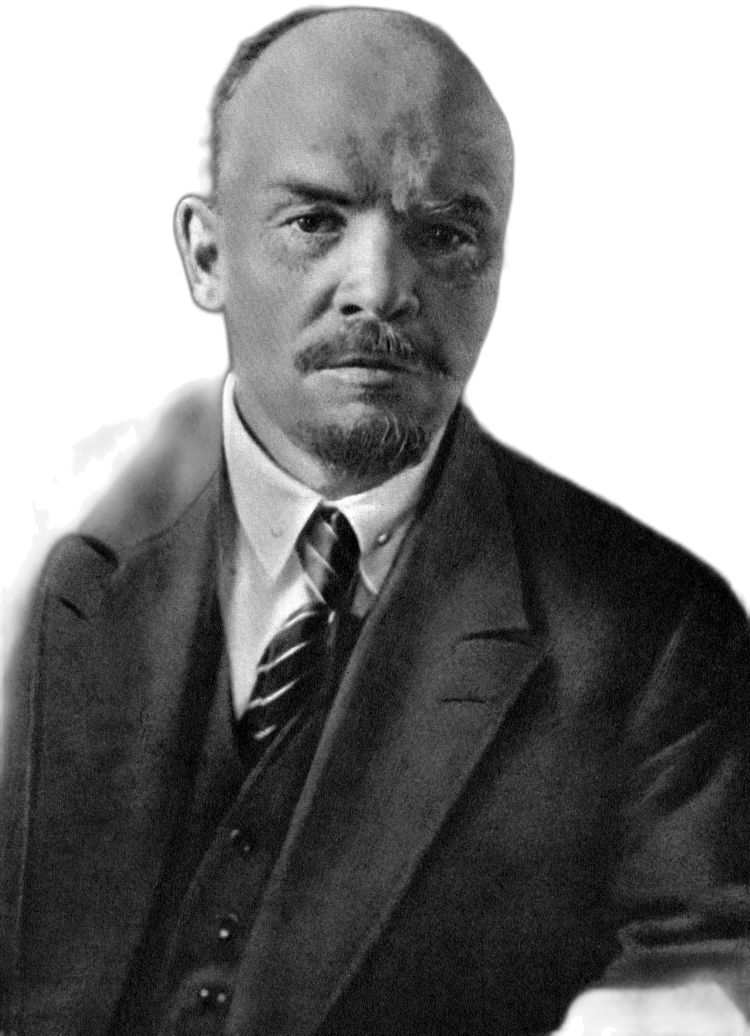
#> input picture archive/assets_unused/lenin_cutout.png, 1500 x 2071 px, found by its file name (shown at 1/2 size)
$ python refine_lenin.py
#> lines starting #> are read from the running program, lines starting #| are printed output that depends on the picture; after the words box and inside, x2 and y2 are one past the last pixel; in counts of white or black regions, pixels touching at a corner belong together
# -*- coding: utf-8 -*-
"""Làm sạch silhouette Lenin và tạo lại phiên bản warm/gold."""
import sys
from pathlib import Path

import numpy as np
from PIL import Image, ImageFilter
from scipy import ndimage

try:
    sys.stdout.reconfigure(encoding="utf-8", errors="replace")
except Exception:
    pass

ROOT = Path(__file__).resolve().parent.parent
ASSETS = ROOT / "assets"
SRC = ASSETS / "lenin_cutout.png"


def colorize(gray, stops):
    stops = sorted(stops)
    def lut(idx):
        out = []
        for i in range(256):
            t = i / 255
            if t <= stops[0][0]:
                out.append(stops[0][1][idx])
                continue
            if t >= stops[-1][0]:
                out.append(stops[-1][1][idx])
                continue
            for (p0, c0), (p1, c1) in zip(stops, stops[1:]):
                if p0 <= t <= p1:
                    k = (t - p0) / max(1e-6, p1 - p0)
                    out.append(round(c0[idx] + (c1[idx] - c0[idx]) * k))
                    break
        return out
    return Image.merge("RGB", (gray.point(lut(0)), gray.point(lut(1)), gray.point(lut(2))))


def clean_alpha(im):
    alpha = np.array(im.getchannel("A"))
    mask = alpha > 24

    # giữ thành phần lớn nhất (bỏ mảng nền/ghế rời)
    labels, count = ndimage.label(mask)
    if count > 1:
        sizes = ndimage.sum(mask, labels, range(1, count + 1))
        mask = labels == (1 + int(np.argmax(sizes)))
        print(f"  bỏ {count - 1} mảnh rời")

    # đóng các lỗ nhỏ, mở để cắt cầu nối mảnh
    mask = ndimage.binary_closing(mask, structure=np.ones((5, 5)), iterations=2)
    mask = ndimage.binary_opening(mask, structure=np.ones((3, 3)), iterations=2)

    soft = ndimage.gaussian_filter(mask.astype(np.float32), 1.6)
    soft = np.clip(soft * 255 * 1.08, 0, 255).astype(np.uint8)
    im.putalpha(Image.fromarray(soft))
    return im


def with_glow(im, color=(210, 160, 78), strength=0.20, blur=7):
    pad = 24
    canvas = Image.new("RGBA", (im.width + pad * 2, im.height + pad * 2), (0, 0, 0, 0))
    edge = im.getchannel("A").filter(ImageFilter.GaussianBlur(blur))
    edge = edge.point(lambda v: int(v * strength))
    alpha = Image.new("L", canvas.size, 0)
    alpha.paste(edge, (pad, pad))
    glow = Image.new("RGBA", canvas.size, color + (0,))
    glow.putalpha(alpha)
    canvas.alpha_composite(glow)
    canvas.alpha_composite(im, (pad, pad))
    return canvas


def checker(im):
    tile = 24
    bg = Image.new("RGB", im.size, (210, 210, 210))
    px = bg.load()
    for y in range(0, im.height, tile):
        for x in range(0, im.width, tile):
            if (x // tile + y // tile) % 2:
                for yy in range(y, min(y + tile, im.height)):
                    for xx in range(x, min(x + tile, im.width)):
                        px[xx, yy] = (170, 170, 170)
    bg = bg.convert("RGBA")
    bg.alpha_composite(im)
    return bg


def main():
    im = Image.open(SRC).convert("RGBA")
#> im is the input picture: PIL image 1500x2071 RGBA; mean R, G, B, A 44, 44, 44, 170.2
    print(f"nguồn: {im.size}")
#| nguồn: (1500, 2071)
    im = clean_alpha(im)
#> in clean_alpha, `mask = alpha > 24`:
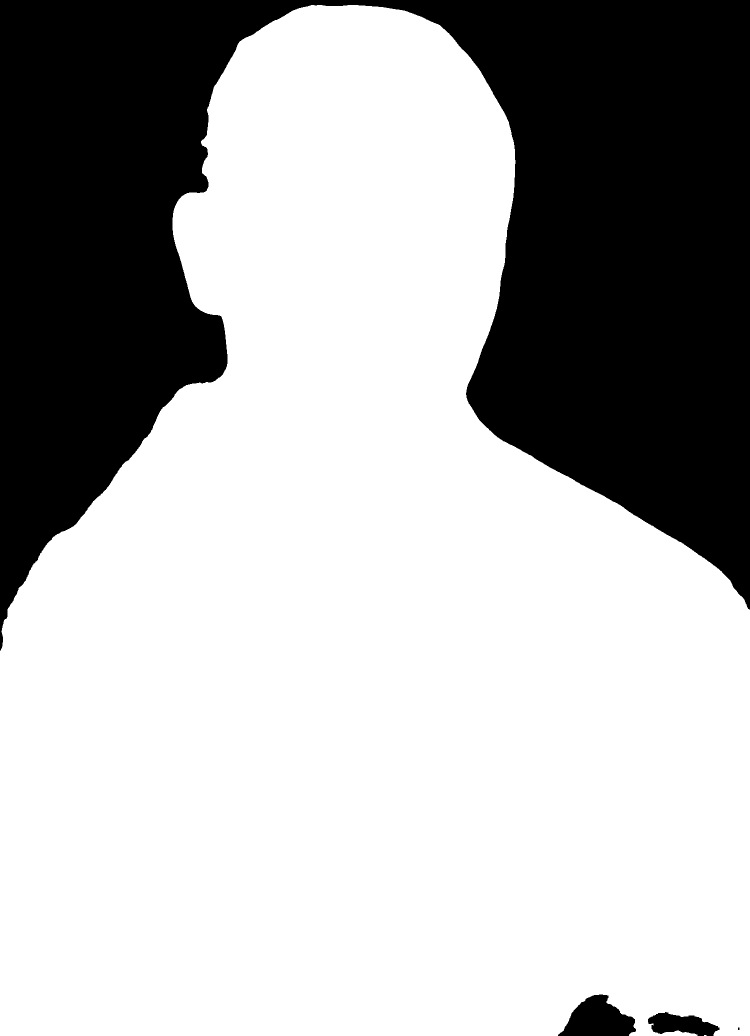
#> mask: shape (2071, 1500) bool (shown at 1/2 size); 69.1% white; 4 black regions (1 under 20 px), largest, box (x1, y1, x2, y2) and area: (0, 0, 1500, 1301) 946219, (1116, 1989, 1272, 2071) 8174, (1296, 2024, 1439, 2071) 4301
#> in clean_alpha, `labels, count = ndimage.label(mask)`:
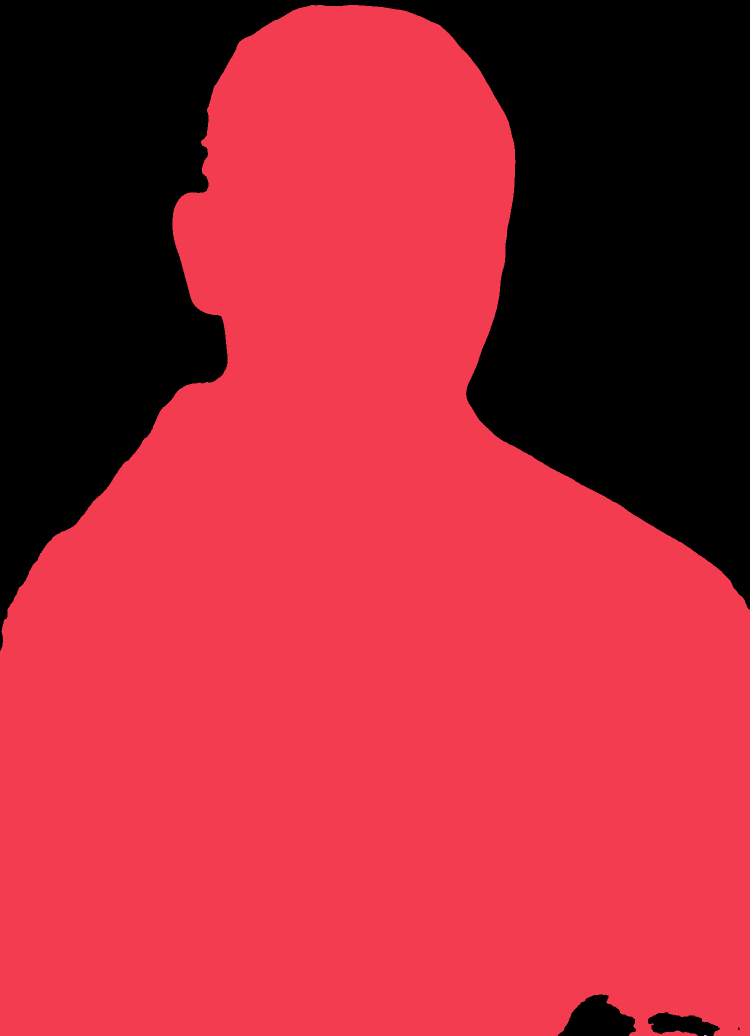
#> labels: shape (2071, 1500) int32 (shown at 1/2 size); 3 distinct labels, from 0 to 2; one colour per label, 0 black
#> in clean_alpha, `labels, count = ndimage.label(mask)`: count = 2
#> in clean_alpha, `sizes = ndimage.sum(mask, labels, range(1, count + 1))`: sizes = [2147786, 5]
#> in clean_alpha, `mask = labels == (1 + int(np.argmax(sizes)))`: mask: shape (2071, 1500) bool; 69.1% white; 4 black regions (1 under 20 px), largest, box (x1, y1, x2, y2) and area: (0, 0, 1500, 1301) 946219, (1116, 1989, 1272, 2071) 8174, (1296, 2024, 1439, 2071) 4306
#|   bỏ 1 mảnh rời
#> in clean_alpha, `mask = ndimage.binary_closing(mask, structure=np.ones((5, 5)), iterati..`: mask: shape (2071, 1500) bool; 68.8% white; 1 black region, box (x1, y1, x2, y2) and area: (0, 0, 1500, 2071) 970317
#> in clean_alpha, `mask = ndimage.binary_opening(mask, structure=np.ones((3, 3)), iterati..`: mask: shape (2071, 1500) bool; 68.8% white; 1 black region, box (x1, y1, x2, y2) and area: (0, 0, 1500, 2071) 970505
    # bỏ phần đáy còn ghế/tay
    im = im.crop((0, 0, im.width, im.height - 90))
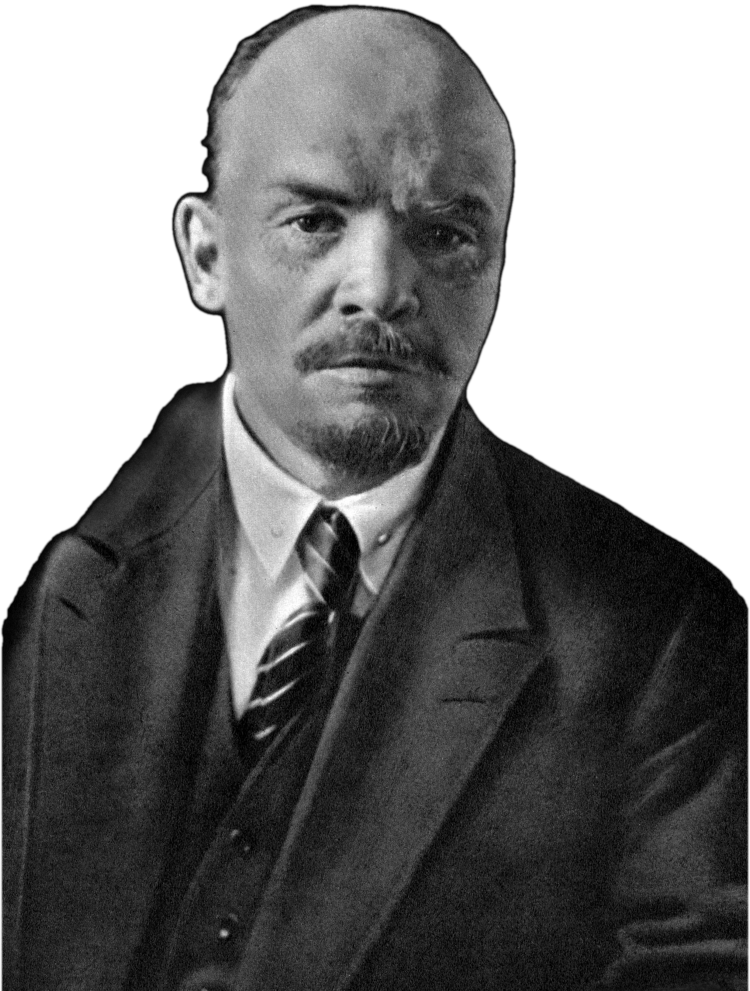
#> im: PIL image 1500x1981 RGBA (shown at 1/2 size); mean R, G, B, A 44.8, 44.8, 44.8, 173.4; transparent parts drawn white
    bbox = im.getchannel("A").getbbox()
#> bbox = (0, 6, 1500, 1981)
    if bbox:
        im = im.crop((max(0, bbox[0] - 6), max(0, bbox[1] - 6),
                      min(im.width, bbox[2] + 6), min(im.height, bbox[3] + 6)))
    print(f"làm sạch: {im.size}")
#| làm sạch: (1500, 1981)
    im.save(ASSETS / "lenin_cutout_clean.png")

    from PIL import ImageOps
    gray = ImageOps.autocontrast(im.convert("RGB").convert("L"), cutoff=0.5)

    warm = colorize(gray, [
        (0.00, (16, 2, 3)),
        (0.22, (62, 16, 18)),
        (0.50, (118, 76, 66)),
        (0.76, (186, 150, 122)),
        (1.00, (250, 240, 222)),
    ])
    warm.putalpha(im.getchannel("A"))
    hero = with_glow(warm, strength=0.20, blur=7)
#> in with_glow, `canvas = Image.new("RGBA", (im.width + pad * 2, im.height + pad * 2), ..`: canvas: PIL image 1548x2029 RGBA; every value is 0
#> in with_glow, `alpha = Image.new("L", canvas.size, 0)`: alpha: PIL image 1548x2029 L; every value is 0
    hero.save(ASSETS / "lenin_warm.png")
    checker(hero).resize((hero.width // 3, hero.height // 3)).save(ASSETS / "lenin_preview.png")
#> in checker, `bg = Image.new("RGB", im.size, (210, 210, 210))`: bg: PIL image 1548x2029 RGB; every value is 210
#> in checker, `bg = bg.convert("RGBA")`:
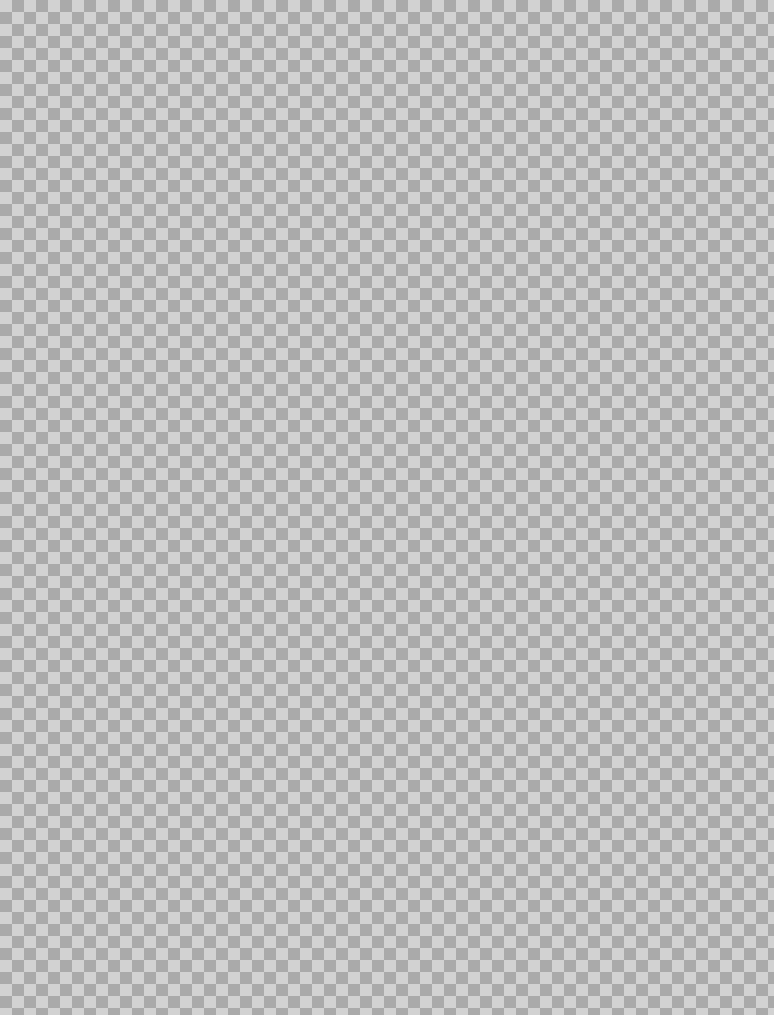
#> bg: PIL image 1548x2029 RGBA (shown at 1/2 size); mean R, G, B, A 190, 190, 190, 255
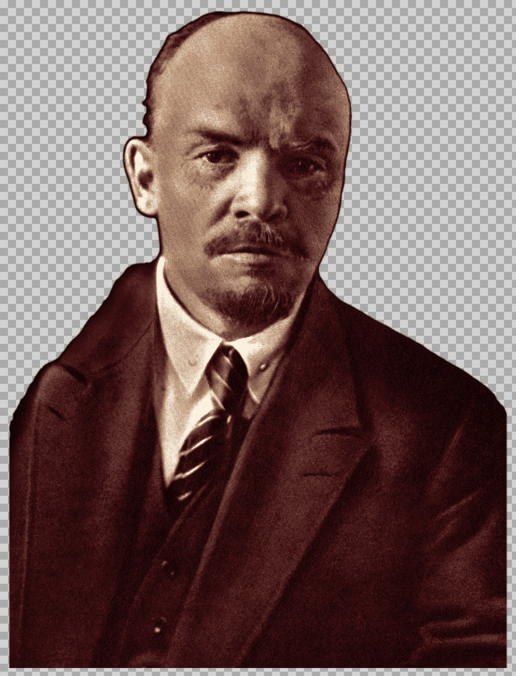
#> saved as lenin_preview.png: PIL image 516x676 RGBA; mean R, G, B, A 118.4, 95.1, 92.7, 255

    gold = colorize(gray, [
        (0.00, (20, 2, 3)),
        (0.18, (58, 7, 10)),
        (0.40, (112, 18, 19)),
        (0.60, (160, 70, 36)),
        (0.79, (212, 160, 88)),
        (1.00, (255, 244, 210)),
    ])
    gold.putalpha(im.getchannel("A"))
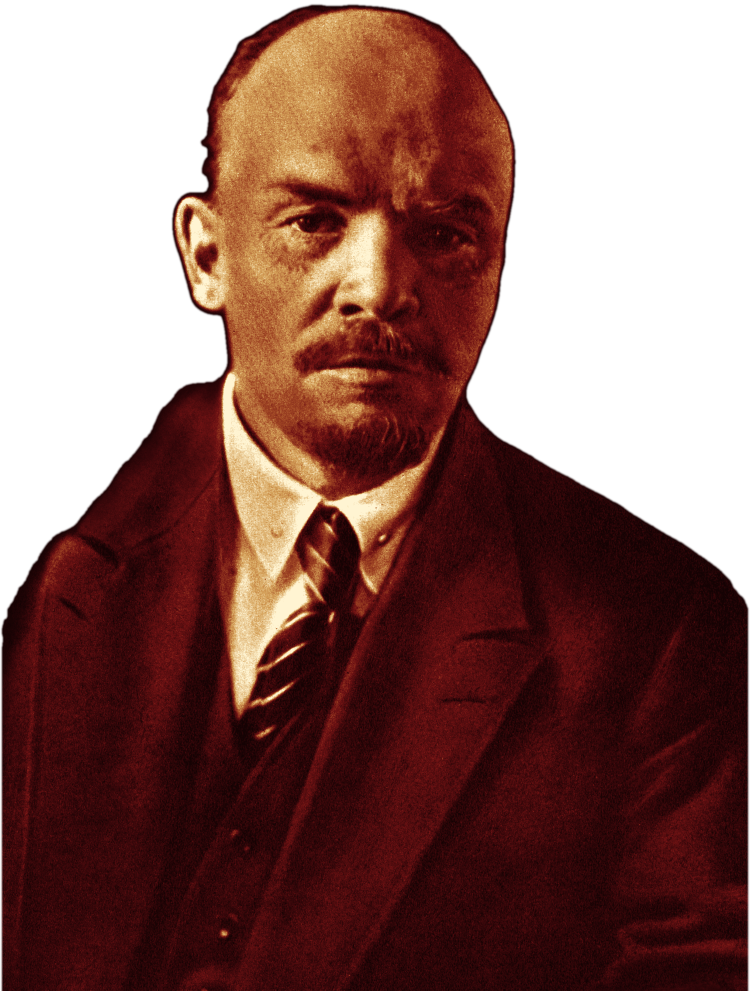
#> gold: PIL image 1500x1981 RGBA (shown at 1/2 size); mean R, G, B, A 65.5, 22.3, 17.4, 173.4; transparent parts drawn white
    gold.save(ASSETS / "lenin_gold.png")
    print("xong")


if __name__ == "__main__":
    main()
